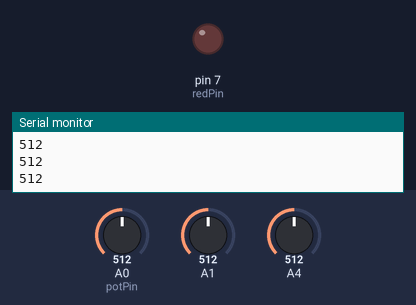
Bench run of a sketch on a simulated Arduino Uno, built with avr-gcc and run on an emulated ATmega328P. Shown: output pins drawn as LEDs (lit = HIGH), the last lines printed to the serial monitor. Dashed ring = blinking. The test bench sets the inputs (shaded band); at power-on: A0 (potPin) = 512, A1 = 512, A4 = 512.

Above: at 1.3 s.
1.4 s: A0 (potPin) set to 984
3.2 s: A0 (potPin) set to 1015
At 4.4 s:
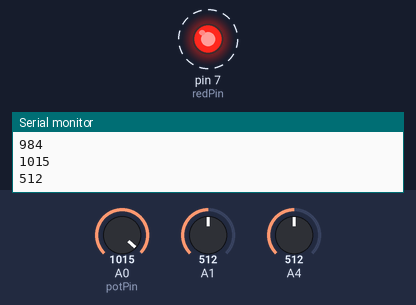
6.2 s: A0 (potPin) set to 990
At 7.7 s:
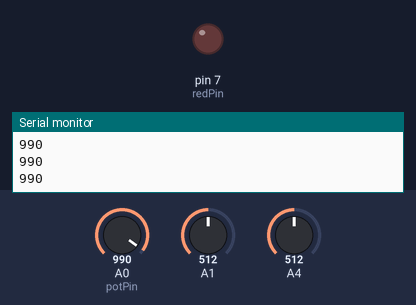
8.0 s: A0 (potPin) set to 1010
At 8.9 s:
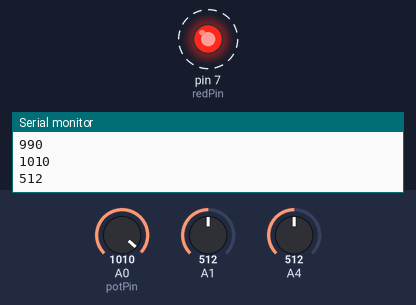
Timing chart, 0 to 12.0 s (numbered marks = the images above; inputs shaded):
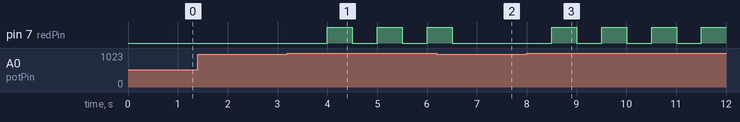

The sketch:

while_loop.ino
```cpp
int potVal;
int potPin=A0;
int redPin=7;
int del_time=500;
void setup() {
  // put your setup code here, to run once:
  Serial.begin(9600);
  pinMode(potPin,INPUT);
  pinMode(redPin,OUTPUT);
}

void loop() {
  // put your main code here, to run repeatedly:
 potVal = analogRead(potPin);
 Serial.println(potVal);
 delay(del_time);
 while(potVal>1000){
  digitalWrite(redPin,HIGH);
  potVal = analogRead(potVal);
   Serial.println(potVal);
    delay(del_time);

 }
digitalWrite(redPin,LOW);
}
```

Measured:
- the behaviour switches between 1000 and 1001 on A0 (potPin) (found by bisection; images 0 and 1)
- after the input at 3.2 s, pin 7 (redPin): alternates HIGH for 0.50 s and LOW for 0.50 s, starting after 0.80 s
- after the input at 6.2 s, pin 7 (redPin): goes on until 6.5 s, then stays LOW
- after the input at 8.0 s, pin 7 (redPin): alternates HIGH for 0.50 s and LOW for 0.50 s, starting after 0.51 s
